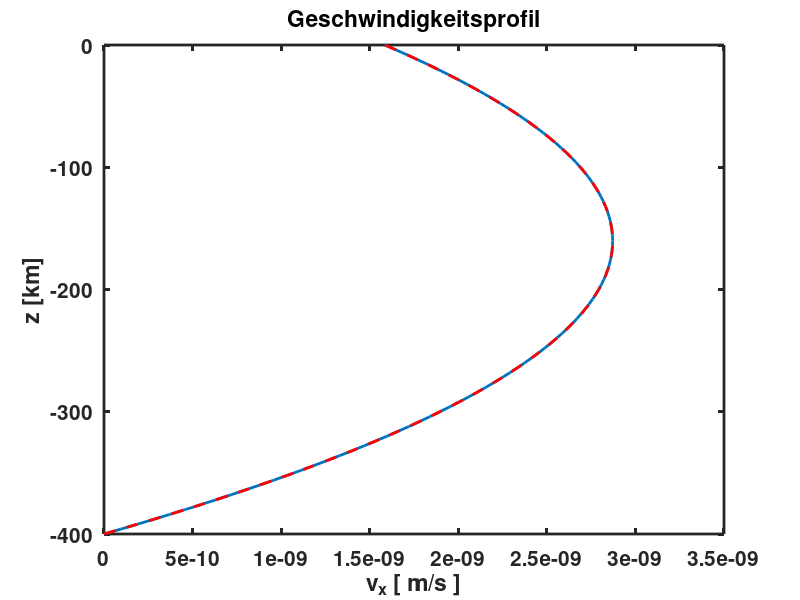

The MATLAB script that drew this image:
clear
clc

%% Model Geometry ======================================================= %
H       =   -400e3;             % [ m ]
vx0     =   5;                  % [ cm/a ]
vx0     =   vx0/100/31536000;   % [ m/s ]
eta     =   1e21;               % [ Pa s ]
dPdx    =   -1e2;               % [ Pa/m ]; z.B. -1e2 (Warum negativ?)

%% Numerische Parameter ================================================= %
nz      =   101; 
dz      =   H/(nz-1); 

% Koordinaten
z       =   H:-dz:0;
% Index der internen Gitterpunkte
indi    =   2:nz-1; 

%% Erstellung der Koeffizientenmatrix A 
diag            =   zeros(nz,3); 

% Bestimmung der Diagonalen 
diag(indi-1,1)  =   1/dz^2; 
diag(indi,2)    =   -2/dz^2; 
diag(indi+1,3)  =   1/dz^2; 

% Randbedingungen - no slip, d.h. konstante Geschwindigkeit
diag(1,2)       =   1; 
diag(nz,2)      =   1; 

A               =   spdiags(diag,[-1 0 1],nz,nz);

%% Definition der rechten Seite des Gleichungssystems
rhs             =   zeros(nz,1); 

rhs(indi)       =   dPdx/eta;
rhs(1)          =   0; 
rhs(nz)         =   vx0; 

vx              =   A\rhs; 

%% Analytische Loesung ================================================== %
vx_ana          =   1/2/eta*dPdx.*(z.^2 - H.*z) - vx0.*z./H + vx0;

%% Darstellung der Daten
figure(1)
clf
plot(vx,z./1e3,'LineWidth',2)
hold on
plot(vx_ana,z./1e3,'r--','LineWidth',2)
xlabel('v_x [ m/s ]'); ylabel('z [km]'); title('Geschwindigkeitsprofil')
set(gca,'FontWeight','Bold','FontSize',15,'LineWidth',2);

%% ===================================================================== %%
% ============================== ENDE =================================== %
% ======================================================================= %












